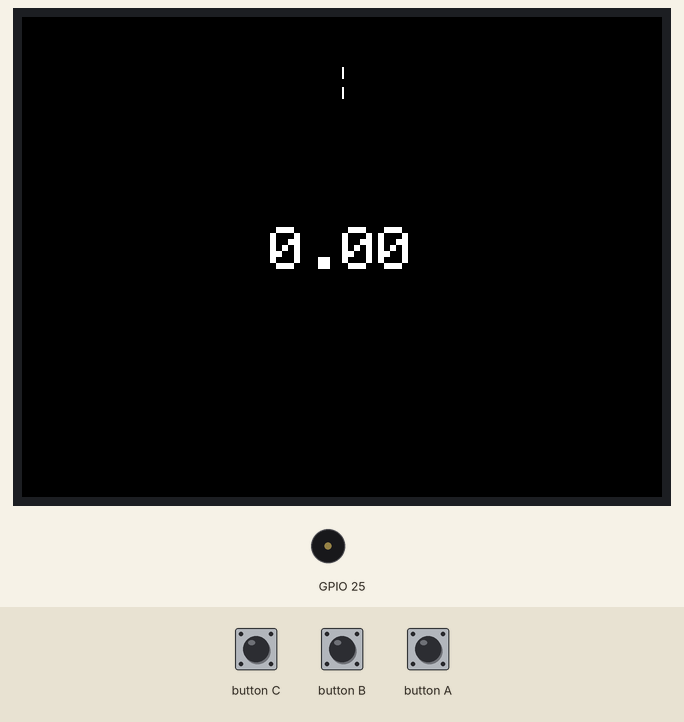
Recording of a sketch running on a simulated ESP32. On the bench: 320×240 colour display, buzzer (waves = sounding). The test bench sets the inputs (shaded band).

Above: at 1.3 s.
1.4 s: button C pressed for 0.15 s
At 1.85 s:
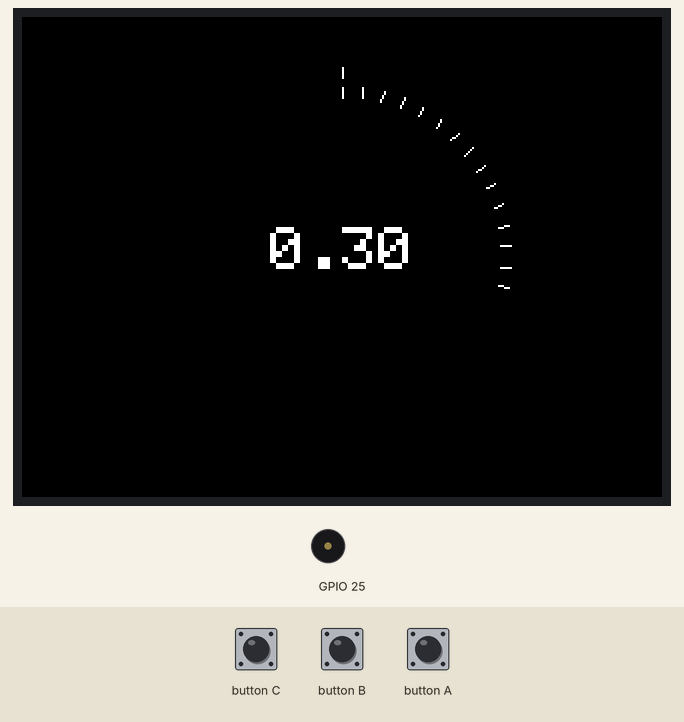
2.1 s: button C pressed for 1 s
At 2.8 s:
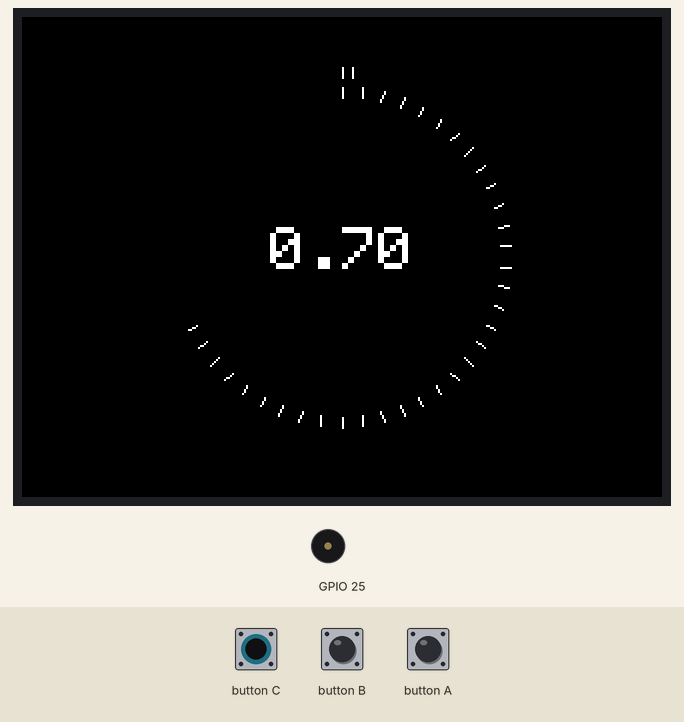
4.6 s: button A pressed for 0.15 s
At 5.7 s:
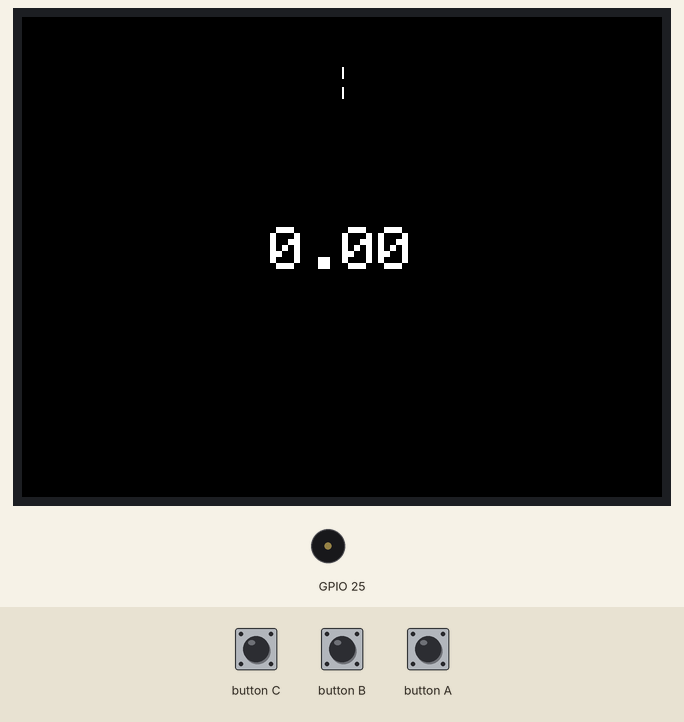
6.2 s: button A pressed for 1 s
At 7.5 s:
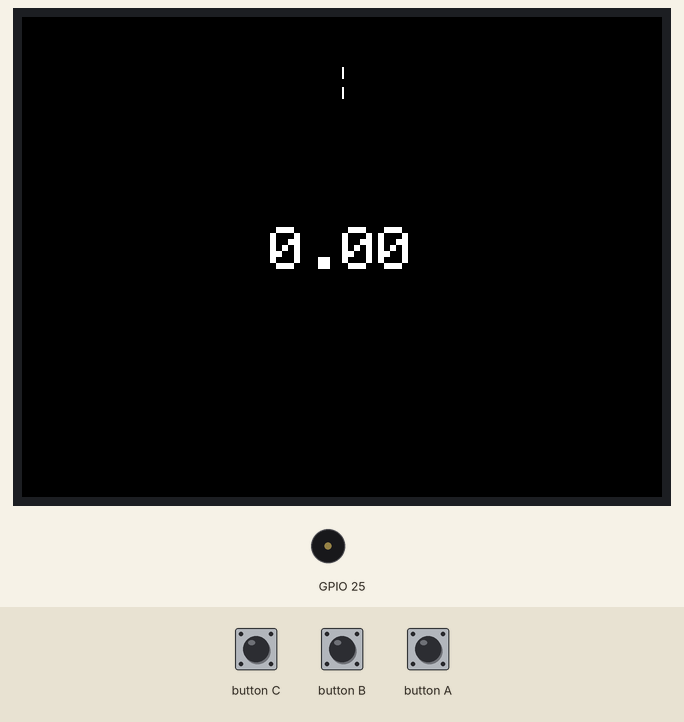
Timing chart, 0 to 9.2 s (numbered marks = the images above; inputs shaded):
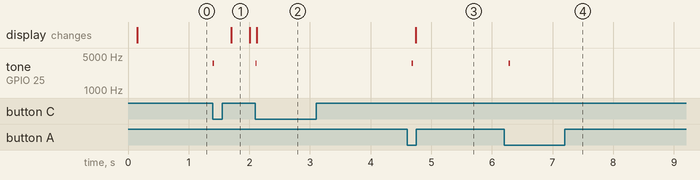

Measured:
- after the input at 1.4 s, tone on GPIO 25: silent → 3520 Hz at once, → silent 0.02 s later; the display: changes after 0.30 s (image 1)
- after the input at 2.1 s, tone on GPIO 25: silent → 3520 Hz at once, → silent 0.02 s later
- after the input at 4.6 s, tone on GPIO 25: silent → 3520 Hz after 0.08 s, → silent 0.02 s later; the display: changes after 0.15 s (image 3)
- after the input at 6.2 s, tone on GPIO 25: silent → 3520 Hz after 0.08 s, → silent 0.02 s later

The sketch:

02_sample2.ino
```cpp
#include <M5Stack.h>

bool is_playing = false;
float accumulate_sec = 0;
float last_measure_sec = 0;
float measure_sec = 0;
float start_sec = 0;

int center_x = 160;
int center_y = 120;

void setup() {
  M5.begin();
  M5.Lcd.setTextSize(3);
}

void buttonManagement() {
  if (is_playing) {
    if (M5.BtnC.wasPressed()) {
      is_playing = false;
      M5.Speaker.tone(3520, 20);
    } else {
      measure_sec = millis() / 1000.0 - start_sec + accumulate_sec;
    }
  } else {
    if (M5.BtnA.wasPressed()) {
      measure_sec = 0;
      accumulate_sec = 0;
      M5.Lcd.clear();
      M5.Speaker.tone(3520, 20);
    }
    if (M5.BtnC.wasPressed()) {
      start_sec = millis() / 1000.0;
      accumulate_sec = measure_sec;
      is_playing = true;
      M5.Speaker.tone(3520, 20);
    }
  }
}

void drawSecond() {
  float measure_min = measure_sec / 60;
  float last_measure_min = last_measure_sec / 60;
  if (fmod(measure_min, 1) < fmod(last_measure_min, 1)) {
    M5.lcd.fillEllipse(center_x, center_y, 100, 100, BLACK);
  }
  float div = 100;
  float quantum = floor(fmod(measure_min, 1) * div) / div;
  float quantum_angle = quantum * 2 * M_PI - M_PI / 2.0;
  int x0 = 90 * cos(quantum_angle) + center_x;
  int x1 = 95 * cos(quantum_angle) + center_x;
  int y0 = 90 * sin(quantum_angle) + center_y;
  int y1 = 95 * sin(quantum_angle) + center_y;
  M5.Lcd.drawLine(x0, y0, x1, y1, WHITE);
}

void drawBelowSecond() {
  if (fmod(measure_sec, 1) < fmod(last_measure_sec, 1)) {
    M5.lcd.fillEllipse(center_x, center_y, 86, 86, BLACK);
  }
  float div = 50;
  float quantum = floor(fmod(measure_sec, 1) * div) / div;
  float quantum_angle = quantum * 2 * M_PI - M_PI / 2.0;
  int x0 = 80 * cos(quantum_angle) + center_x;
  int x1 = 85 * cos(quantum_angle) + center_x;
  int y0 = 80 * sin(quantum_angle) + center_y;
  int y1 = 85 * sin(quantum_angle) + center_y;
  M5.Lcd.drawLine(x0, y0, x1, y1, WHITE);
}

void drawTimeCenter() {
  int font_width = 18;
  int digit = 0;
  if (measure_sec > 1) {
    digit = (int)log10(measure_sec);
  }
  M5.Lcd.setCursor(center_x - (digit + 4) * font_width / 2, 105);
  M5.Lcd.print(measure_sec);
}

void loop() {
  M5.update();
  buttonManagement();
  drawSecond();
  drawBelowSecond();
  drawTimeCenter();
  last_measure_sec = measure_sec;
  delay(2);
}
```
